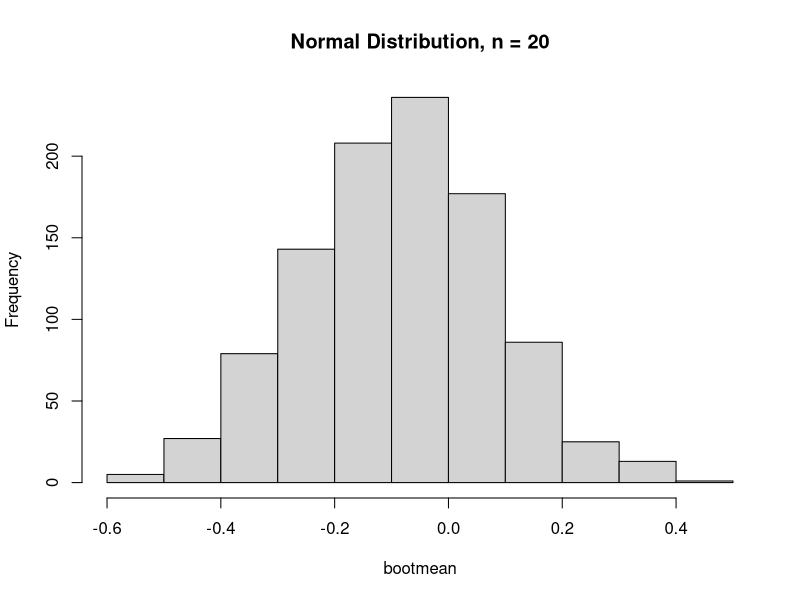
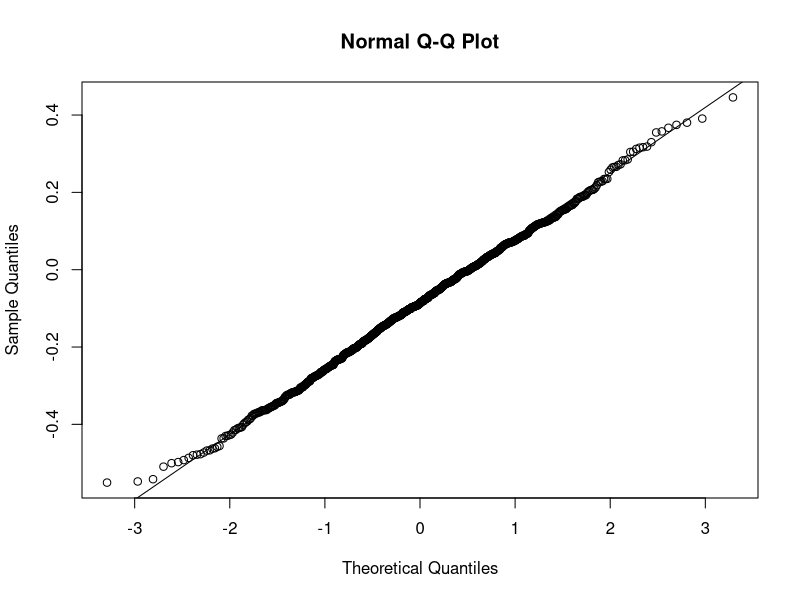
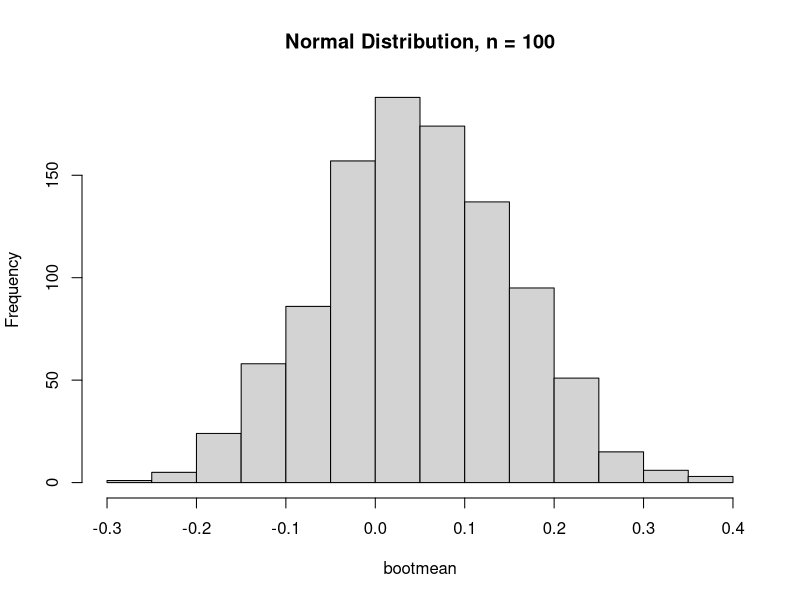
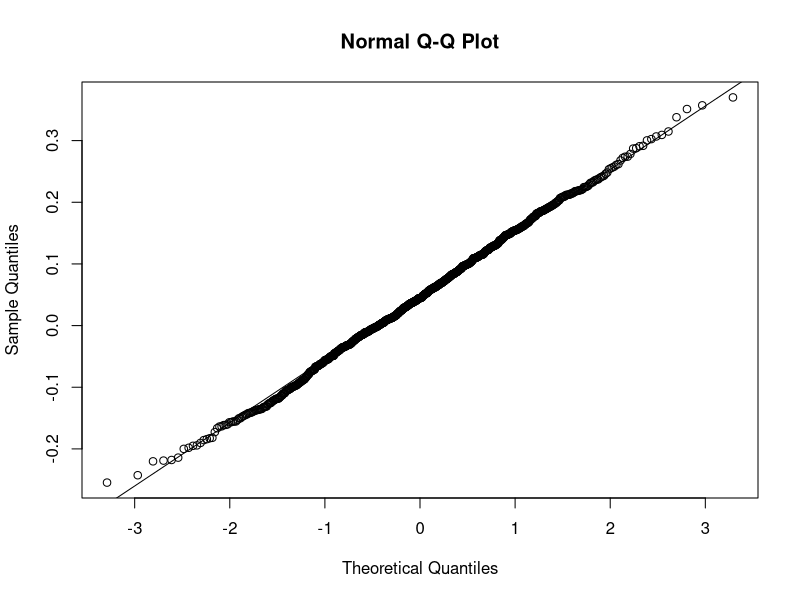
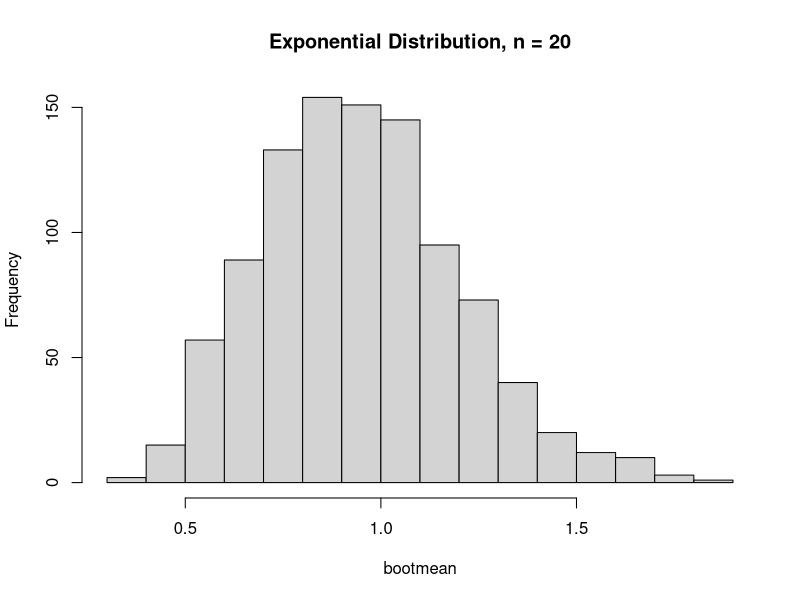
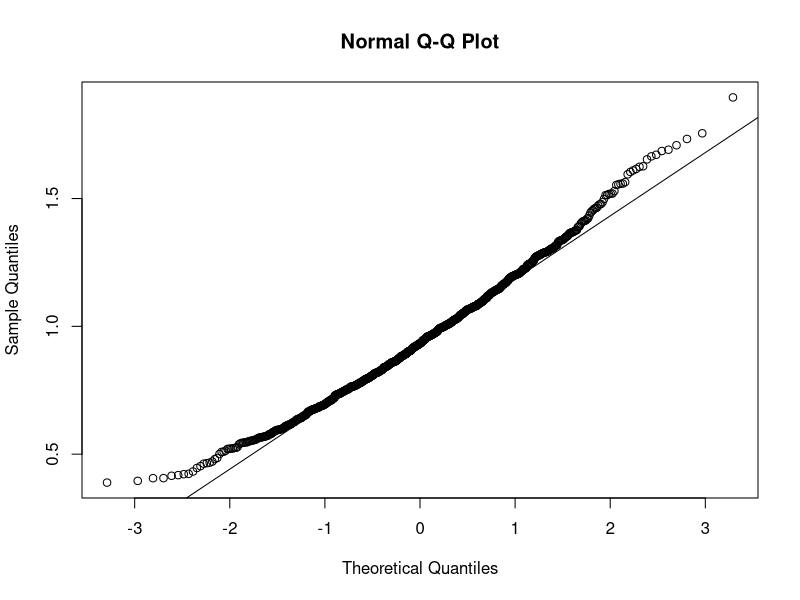
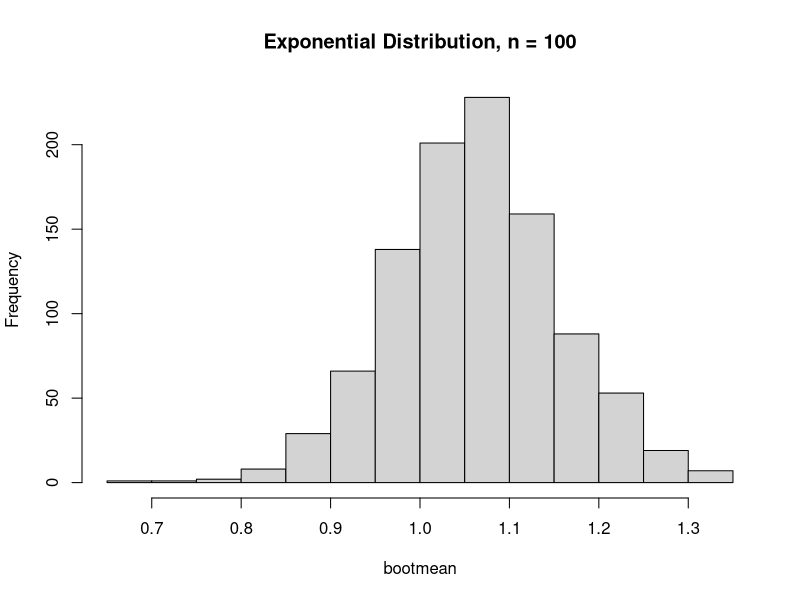
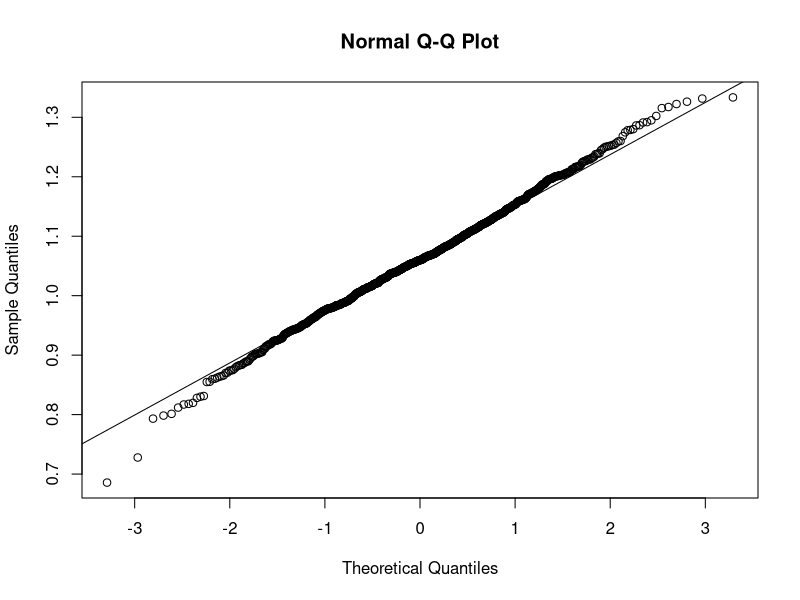

The R source for these figures, in order:
## ---- chunk 1
knitr::opts_chunk$set(echo = TRUE)
## ---- chunk 2
x <- rnorm(20) #Random sample of n=20 random normal values.
R <- 1000 #We want 1000 random samples from a sample size of n=20, as specified above.
bootmean <- numeric(R)
for (i in 1:R){
  bootsample <- sample(x, size=length(x), replace=TRUE)
  bootmean[i] <- mean(bootsample)}

mean(bootmean)
## ---- chunk 3
hist(bootmean, main="Normal Distribution, n = 20")
qqnorm(bootmean)
qqline(bootmean)
## ---- chunk 4
x <- rnorm(100)
R <- 1000
bootmean <- numeric(R)
for (i in 1:R){
  bootsample <- sample(x, size=length(x), replace=TRUE)
  bootmean[i] <- mean(bootsample)}

mean(bootmean)
## ---- chunk 5
hist(bootmean, main="Normal Distribution, n = 100")
qqnorm(bootmean)
qqline(bootmean)
## ---- chunk 6
x <- rexp(20)
R <- 1000
bootmean <- numeric(R)
for (i in 1:R){
  bootsample <- sample(x, size=length(x), replace=TRUE)
  bootmean[i] <- mean(bootsample)}

mean(bootmean)
## ---- chunk 7
hist(bootmean, main="Exponential Distribution, n = 20")
qqnorm(bootmean)
qqline(bootmean)
## ---- chunk 8
x <- rexp(100)
R <- 1000
bootmean <- numeric(R)
for (i in 1:R){
  bootsample <- sample(x, size=length(x), replace=TRUE)
  bootmean[i] <- mean(bootsample)}

mean(bootmean)
## ---- chunk 9
hist(bootmean, main="Exponential Distribution, n = 100")
qqnorm(bootmean)
qqline(bootmean)
